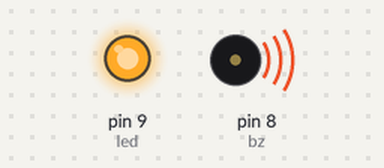
The sketch below on a simulated Arduino Uno, built with avr-gcc and run on an emulated ATmega328P. Shown: output pins drawn as LEDs (lit = HIGH), buzzer (waves = sounding).

Above: at 1.1 s.
At 4.2 s:
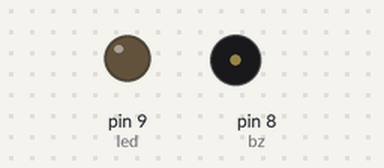
Timing chart, 0 to 6.6 s (numbered marks = the images above):
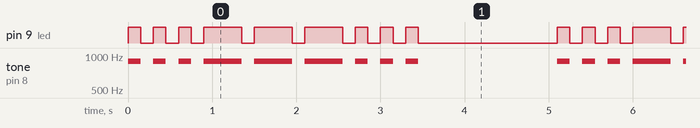

The sketch:

Projeto_131_Pisca_em_Codigo_Morse.ino
```cpp
// Projeto 131 - Pisca em Código Morse
// Arduino Uno | Arduino Neon Lab

int led=9,bz=8;
 void pulse(int t){ digitalWrite(led,1); tone(bz,900); delay(t); digitalWrite(led,0);
 noTone(bz); delay(150); }
 void setup(){ pinMode(led,OUTPUT); }
 void loop(){
   // SOS
   pulse(150); pulse(150); pulse(150);
   pulse(450); pulse(450); pulse(450);
   pulse(150); pulse(150); pulse(150);
   delay(1500);
 }
```

Measured:
- by itself, pin 9 (led): repeats every 5.1 s: 2 × (LOW 0.15 s, HIGH 0.15 s), 3 × (LOW 0.15 s, HIGH 0.45 s), 3 × (LOW 0.15 s, HIGH 0.15 s), LOW 1.7 s, HIGH 0.15 s
- by itself, tone on pin 8 (bz): repeats every 5.1 s: 2 × (silent 0.15 s, 900 Hz 0.15 s), 3 × (silent 0.15 s, 900 Hz 0.45 s), 3 × (silent 0.15 s, 900 Hz 0.15 s), silent 1.7 s, 900 Hz 0.15 s
